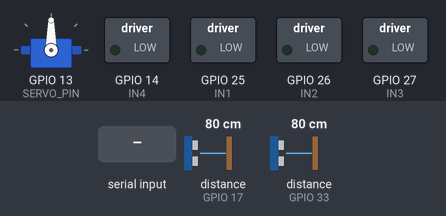
Simulated run of this sketch. Board: ESP32. Parts: servo, switched loads named in the sketch (green lamp = pin HIGH). Dashed ring = blinking. The inputs (shaded band) are chosen by the test bench; at power-on: distance to the obstacle (sensors on GPIO 33, GPIO 17) 80 cm. The echo pulse lasts 58.3 µs per cm; nothing arrives over Bluetooth unless stated; pins used as bus, display or sensor lines are not drawn.

Above: at 1.2 s.
1.3 s: "A\n" received over the second serial link
At 1.67 s:
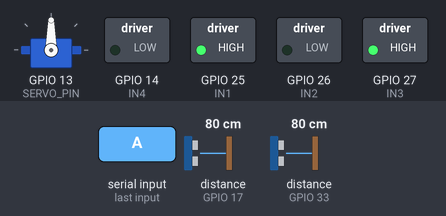
4.3 s: distance to the obstacle (sensor on GPIO 33) set to 50 cm
7.3 s: distance to the obstacle (sensor on GPIO 33) set to 42 cm
At 9.14 s:
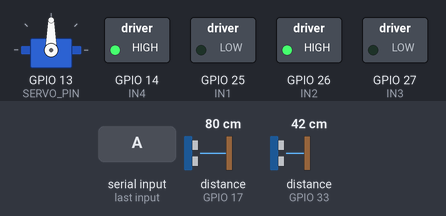
10.3 s: "L\n" received over the second serial link
At 12.6 s:
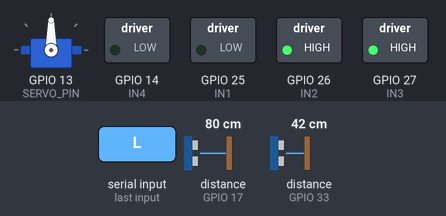
13.3 s: "R\n" received over the second serial link
At 14.5 s:
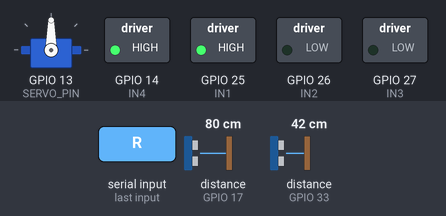
14.8 s: "F\n" received over the second serial link
At 15.5 s:
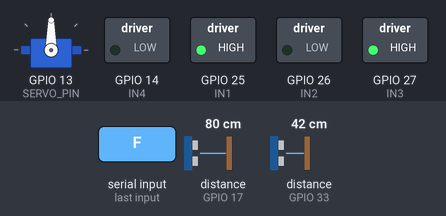
Timing chart, 0 to 17.5 s (numbered marks = the images above; inputs shaded):
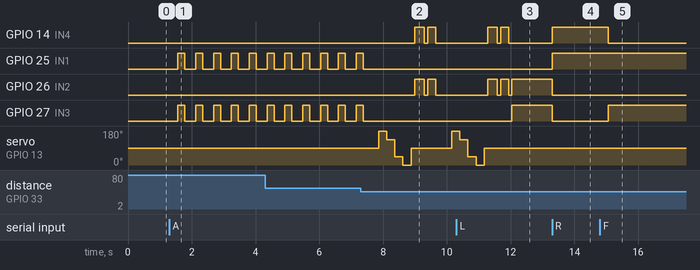

Measured:
- the behaviour switches between 47 and 46 cm on distance to the obstacle (sensor on GPIO 33) (found by bisection; images 1 and 2)
- after the input at 1.3 s, GPIO 25 (IN1), GPIO 27 (IN3): alternates HIGH for 0.22 s and LOW for 0.34 s, starting after 0.26 s
- after the input at 7.3 s, GPIO 14 (IN4): alternates HIGH for 0.28 s and LOW for 0.10 s, 4 changes in all, then stays LOW, starting after 1.7 s; GPIO 25 (IN1): goes on until 7.4 s, then stays LOW
- after the input at 10.3 s, GPIO 27 (IN3): LOW → HIGH after 1.7 s; servo on GPIO 13 (SERVO_PIN): goes on until 11.2 s, then stays 90°
- after the input at 13.3 s, GPIO 14 (IN4), GPIO 25 (IN1): LOW → HIGH at once; GPIO 26 (IN2), GPIO 27 (IN3): HIGH → LOW at once
- after the input at 14.8 s, GPIO 14 (IN4): HIGH → LOW after 0.25 s; GPIO 27 (IN3): LOW → HIGH after 0.25 s

The sketch:

kelson_esp32.ino
```cpp
//looking for this
#include "BluetoothSerial.h"
#include <ESP32Servo.h>

BluetoothSerial SerialBT;
Servo headServo;

// =======================
// MOTOR PINS
// =======================
#define IN1 25
#define IN2 26
#define IN3 27
#define IN4 14

// =======================
// FRONT SENSOR + SERVO
// =======================
#define SERVO_PIN 13
#define TRIG_FRONT 32
#define ECHO_FRONT 33

// =======================
// BACK SENSOR
// =======================
#define TRIG_BACK 16
#define ECHO_BACK 17

bool autoMode = false;

// =======================
// SETUP
// =======================
void setup() {
  SerialBT.begin("KELSON_BT");

  pinMode(IN1, OUTPUT);
  pinMode(IN2, OUTPUT);
  pinMode(IN3, OUTPUT);
  pinMode(IN4, OUTPUT);

  pinMode(TRIG_FRONT, OUTPUT);
  pinMode(ECHO_FRONT, INPUT);

  pinMode(TRIG_BACK, OUTPUT);
  pinMode(ECHO_BACK, INPUT);

  headServo.attach(SERVO_PIN);
  headServo.write(90);

  stopBot();
}

// =======================
// MAIN LOOP
// =======================
void loop() {
  if (SerialBT.available()) {
    char cmd = SerialBT.read();
    if (cmd != '\n' && cmd != '\r') {
      handleCommand(cmd);
    }
  }

  if (autoMode) {
    smartAutonomous360();
  }
}

// =======================
// COMMAND HANDLER
// =======================
void handleCommand(char c) {
  switch (c) {

    // 🚧 AUTO MODE
    case 'A':
      autoMode = true;
      break;

    // 🎮 RC FORWARD SAFETY
    case 'F':
      autoMode = false;
      if (scanFrontAt(90) < 10) {
        noGesture();
      } else {
        forward();
      }
      break;

    // 🎮 RC BACK SAFETY
    case 'B':
      autoMode = false;
      if (getBackDistance() < 10) {
        noGesture();
      } else {
        backward();
      }
      break;

    // 🎤 SAFE VOICE SHORT STEPS
    case 'U':
      autoMode = false;
      safeForwardStep();
      break;

    case 'D':
      autoMode = false;
      safeBackwardStep();
      break;

    // 🎮 RC STEERING
    case 'L':
      autoMode = false;
      left();
      break;

    case 'R':
      autoMode = false;
      right();
      break;

    // STOP
    case 'S':
      autoMode = false;
      stopBot();
      break;

    // 🎭 EXPRESSIONS
    case 'N':
      autoMode = false;
      noGesture();
      break;

    case 'G':
      autoMode = false;
      celebrationSpin();
      break;

    // ↩️ EXACT 90
    case 'Q':
      autoMode = false;
      left90();
      break;

    case 'E':
      autoMode = false;
      right90();
      break;
  }
}

// =======================
// 🎤 SAFE VOICE MOVES
// =======================
void safeForwardStep() {
  long d = scanFrontAt(90);

  if (d < 30) {
    noGesture();
    return;
  }

  forward();
  delay(300);
  stopBot();
}

void safeBackwardStep() {
  long d = getBackDistance();

  if (d < 25) {
    noGesture();
    return;
  }

  backward();
  delay(250);
  stopBot();
}

// =======================
// 🚧 SMART AUTO 360
// =======================
void smartAutonomous360() {
  long front = scanFrontAt(90);
  long back  = getBackDistance();

  // clear front
  if (front > 45) {
    forward();
    delay(220);
    stopBot();
    delay(80);
    return;
  }

  stopBot();
  delay(150);

  long leftFar  = scanFrontAt(180);
  long leftMid  = scanFrontAt(135);
  long rightMid = scanFrontAt(45);
  long rightFar = scanFrontAt(0);

  long leftAvg  = (leftFar + leftMid) / 2;
  long rightAvg = (rightFar + rightMid) / 2;

  headServo.write(90);
  delay(120);

  // reverse if back clear
  if (back > 30) {
    backward();
    delay(300);
    stopBot();
    delay(100);
  }

  // choose freer side
  if (rightAvg > leftAvg && rightAvg > 35) {
    right();
    delay(550);
  }
  else if (leftAvg > rightAvg && leftAvg > 35) {
    left();
    delay(550);
  }
  else if (back > 30) {
    backward();
    delay(250);
  }
  else {
    noGesture();
  }

  stopBot();
  delay(100);
}

// =======================
// 🎭 EXPRESSIONS
// =======================
void noGesture() {
  stopBot();

  headServo.write(0);
  delay(250);

  headServo.write(180);
  delay(250);

  headServo.write(90);
}

void celebrationSpin() {
  right();
  delay(1200);
  stopBot();
}

// =======================
// ↩️ EXACT TURNS
// =======================
void left90() {
  left();
  delay(450);
  stopBot();
}

void right90() {
  right();
  delay(450);
  stopBot();
}

// =======================
// 📏 DISTANCE HELPERS
// =======================
long scanFrontAt(int angle) {
  headServo.write(angle);
  delay(250);
  return getDistance(TRIG_FRONT, ECHO_FRONT);
}

long getBackDistance() {
  return getDistance(TRIG_BACK, ECHO_BACK);
}

long getDistance(int trig, int echo) {
  digitalWrite(trig, LOW);
  delayMicroseconds(2);

  digitalWrite(trig, HIGH);
  delayMicroseconds(10);
  digitalWrite(trig, LOW);

  long duration = pulseIn(echo, HIGH, 30000);
  long distance = duration * 0.034 / 2;

  if (distance == 0) distance = 100;
  return distance;
}

// =======================
// 🚗 MOTOR CONTROL
// =======================
void forward() {
  digitalWrite(IN1, HIGH); digitalWrite(IN2, LOW);
  digitalWrite(IN3, HIGH); digitalWrite(IN4, LOW);
}

void backward() {
  digitalWrite(IN1, LOW); digitalWrite(IN2, HIGH);
  digitalWrite(IN3, LOW); digitalWrite(IN4, HIGH);
}

void left() {
  digitalWrite(IN1, LOW); digitalWrite(IN2, HIGH);
  digitalWrite(IN3, HIGH); digitalWrite(IN4, LOW);
}

void right() {
  digitalWrite(IN1, HIGH); digitalWrite(IN2, LOW);
  digitalWrite(IN3, LOW); digitalWrite(IN4, HIGH);
}

void stopBot() {
  digitalWrite(IN1, LOW); digitalWrite(IN2, LOW);
  digitalWrite(IN3, LOW); digitalWrite(IN4, LOW);
}
```
